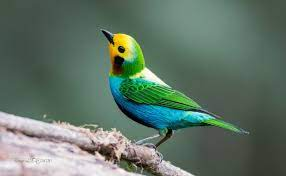
#> input picture modules/i1.jpg, 286 x 176 px
$ python -i kdtree.py   (imports and definitions only)   (older library calls are emulated)
#> lines starting #> are read from the running program, lines starting #| are printed output that depends on the picture
import numpy as np
from PIL import Image
from skimage.feature import graycomatrix, graycoprops
from sklearn.neighbors import KDTree
import librosa
import os

# Function to extract features from an image
def extract_features(image_path):
#> called with image_path = 'i1.jpg'
    with Image.open(image_path) as img:
#> img is the input picture: PIL image 286x176 RGB; mean R, G, B 97.6, 116.7, 104
        img = img.convert("RGB")
        img_array = np.array(img)

        # 1. Calculate average color as feature
        average_color = np.mean(img_array, axis=(0, 1))
#> average_color = [97.6, 116.7, 104]

        # 2. Calculate color histogram as feature
        color_histogram = np.histogram(img_array.reshape(-1, 3), bins=256, range=[0, 256])[0]
#> color_histogram = 256 values, max 3356 at index 81, min 12 at index 254, mean 589.9

        # 3. Calculate texture features using GLCM
        gray_image = img.convert("L")
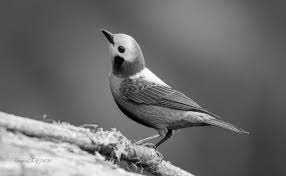
#> gray_image: PIL image 286x176 L; min 0, max 254, mean 109.6
        gray_array = np.array(gray_image)
        glcm = graycomatrix(gray_array, [1], [0, np.pi/4, np.pi/2, 3*np.pi/4], symmetric=True, normed=True)
        contrast = graycoprops(glcm, 'contrast').ravel()
#> contrast = [120.7, 205.5, 220.8, 334.4]
        correlation = graycoprops(glcm, 'correlation').ravel()
#> correlation = [0.97, 0.949, 0.945, 0.917]
        texture_features = np.concatenate([contrast, correlation])
#> texture_features = [120.7, 205.5, 220.8, 334.4, 0.97, 0.949, 0.945, 0.917]

        # Combine all features
        combined_features = np.concatenate([average_color, color_histogram, texture_features])
#> combined_features = 267 values, max 3356 at index 84, min 0.917 at index 266, mean 570.1

    return combined_features

# Function to extract MFCC features from audio
# [73 lines left out: functions extract_features_audio, most_similar_audio, most_similar, not called in this run]

>>> result = extract_features('i1.jpg')
#> result has the same summary as combined_features in extract_features

$ run again, on modules/i2.jpg
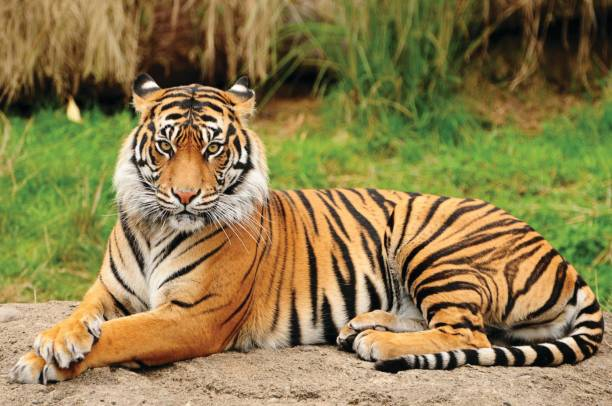
#> input picture modules/i2.jpg, 612 x 406 px
#> in extract_features, img is the input picture: PIL image 612x406 RGB; mean R, G, B 141, 125.2, 76.6
#> average_color = [141, 125.2, 76.64]
#> color_histogram = 256 values, max 5041 at index 60, min 431 at index 254, mean 2911.8
#> in extract_features, `gray_image = img.convert("L")`:
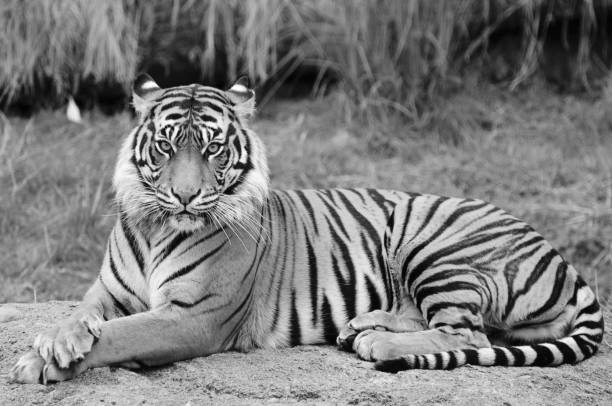
#> gray_image: PIL image 612x406 L; min 0, max 254, mean 124.4
#> contrast = [288.6, 515.3, 301.9, 512.8]
#> correlation = [0.95, 0.911, 0.948, 0.912]
#> texture_features = [288.6, 515.3, 301.9, 512.8, 0.95, 0.911, 0.948, 0.912]
#> combined_features = 267 values, max 5041 at index 63, min 0.911 at index 264, mean 2799.2
#> result has the same summary as combined_features in extract_features

$ run again, on modules/i3.jpg
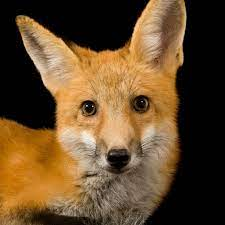
#> input picture modules/i3.jpg, 225 x 225 px
#> in extract_features, img is the input picture: PIL image 225x225 RGB; mean R, G, B 101.7, 75.3, 44.3
#> average_color = [101.7, 75.35, 44.25]
#> color_histogram = 256 values, max 44378 at index 1, min 5 at index 253, mean 593.3
#> in extract_features, `gray_image = img.convert("L")`:
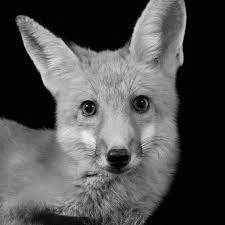
#> gray_image: PIL image 225x225 L; min 0, max 247, mean 79.7
#> contrast = [198.6, 271.7, 156, 299.9]
#> correlation = [0.98, 0.973, 0.985, 0.97]
#> texture_features = [198.6, 271.7, 156, 299.9, 0.98, 0.973, 0.985, 0.97]
#> combined_features = 267 values, max 44378 at index 4, min 0.97 at index 266, mean 573.1
#> result has the same summary as combined_features in extract_features
